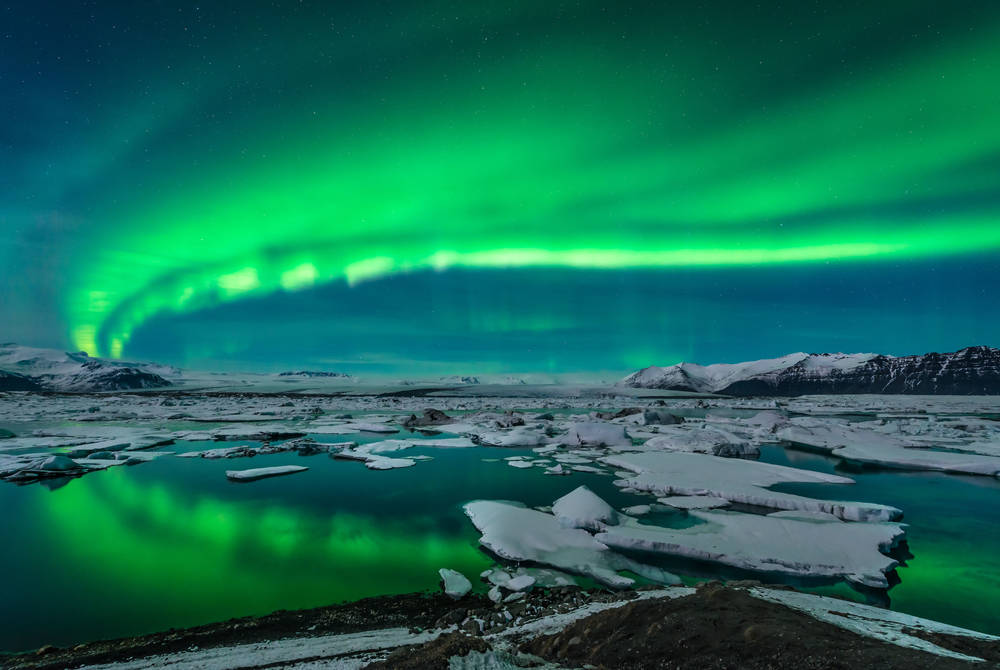
#> input picture test1.jpg, 1000 x 670 px
$ python -i library.py   (imports and definitions only)
#> lines starting #> are read from the running program, lines starting #| are printed output that depends on the picture
#> further down, picture is the input picture: shape (670, 1000, 3); mean B, G, R 88.4, 107.9, 22.2
import cv2
import numpy as np

# [64 lines left out: functions boundary_adjacent_count, boundary_frequency, not called in this run]


def preprocess_dim(image):
	'''Resize the image for suitable comparison'''

	grayimage = cv2.cvtColor(image, cv2.COLOR_BGR2GRAY) #matrix
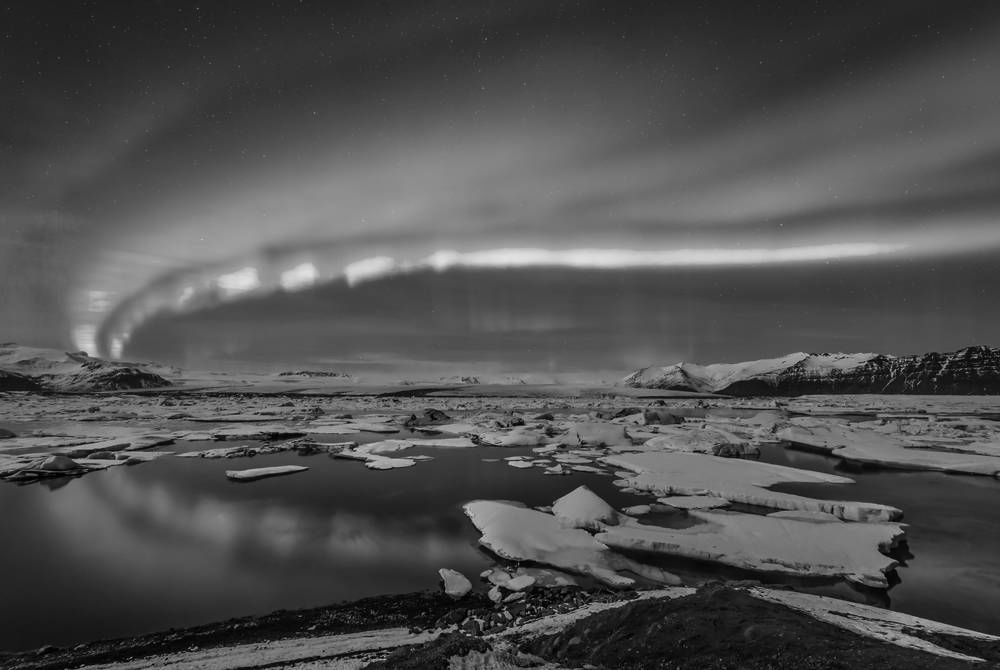
#> grayimage: shape (670, 1000); min 0, max 227, mean 80.1
	[m,n] = grayimage.shape
#> m = 670; n = 1000

	if m>n:
		if m%2 == 0:
			grayimage = cv2.resize(grayimage,(m,m))
		else:
			grayimage = cv2.resize(grayimage,(m+1,m+1))
	else:
		if n%2 == 0:
			grayimage = cv2.resize(grayimage,(n,n))
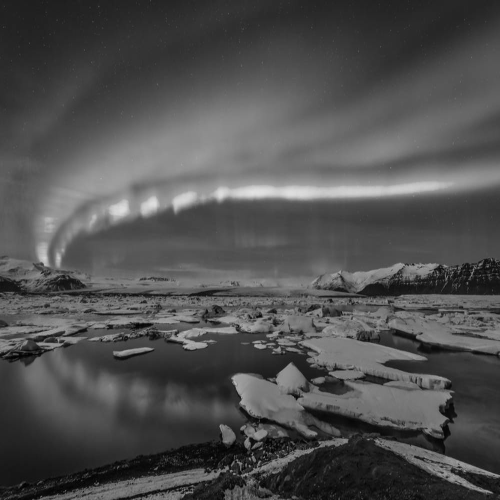
#> grayimage: shape (1000, 1000) (shown at 1/2 size); min 0, max 227, mean 80
		else:
			grayimage = cv2.resize(grayimage,(n+1,n+1))

	grayimage = cv2.resize(grayimage,(200,200))
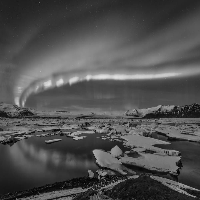
#> grayimage: shape (200, 200); min 1, max 224, mean 79.9

	return grayimage

# [58 lines left out: functions get_feature_vector, print_vector, print_non_zero, compare, not called in this run]

>>> import cv2
>>> picture = cv2.imread('test1.jpg')
>>> result = preprocess_dim(picture)
